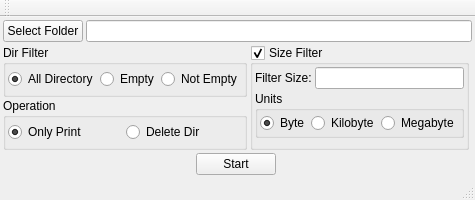
<?xml version="1.0" encoding="UTF-8"?>
<ui version="4.0">
 <class>FolderHelperClass</class>
 <widget class="QMainWindow" name="FolderHelperClass">
  <property name="geometry">
   <rect>
    <x>0</x>
    <y>0</y>
    <width>430</width>
    <height>200</height>
   </rect>
  </property>
  <property name="windowTitle">
   <string>FolderHelper</string>
  </property>
  <widget class="QWidget" name="centralWidget">
   <layout class="QGridLayout" name="gridLayout_2">
    <property name="leftMargin">
     <number>3</number>
    </property>
    <property name="topMargin">
     <number>3</number>
    </property>
    <property name="rightMargin">
     <number>3</number>
    </property>
    <property name="bottomMargin">
     <number>3</number>
    </property>
    <property name="spacing">
     <number>2</number>
    </property>
    <item row="0" column="0">
     <layout class="QGridLayout" name="gridLayout">
      <property name="spacing">
       <number>3</number>
      </property>
      <item row="0" column="0" colspan="2">
       <layout class="QHBoxLayout" name="horizontalLayout">
        <property name="spacing">
         <number>3</number>
        </property>
        <item>
         <widget class="QPushButton" name="pushButtonSelectFolder">
          <property name="text">
           <string>Select Folder</string>
          </property>
         </widget>
        </item>
        <item>
         <widget class="QLineEdit" name="lineEditSelectFolder"/>
        </item>
       </layout>
      </item>
      <item row="1" column="0">
       <layout class="QHBoxLayout" name="horizontalLayout_7">
        <property name="spacing">
         <number>3</number>
        </property>
        <item>
         <layout class="QVBoxLayout" name="verticalLayout">
          <property name="spacing">
           <number>1</number>
          </property>
          <item>
           <widget class="QGroupBox" name="groupBox">
            <property name="title">
             <string>Dir Filter</string>
            </property>
            <layout class="QHBoxLayout" name="horizontalLayout_5">
             <property name="spacing">
              <number>2</number>
             </property>
             <property name="leftMargin">
              <number>2</number>
             </property>
             <property name="topMargin">
              <number>2</number>
             </property>
             <property name="rightMargin">
              <number>2</number>
             </property>
             <property name="bottomMargin">
              <number>2</number>
             </property>
             <item>
              <widget class="QRadioButton" name="radioButtonAllDir">
               <property name="text">
                <string>All Directory</string>
               </property>
               <property name="checked">
                <bool>true</bool>
               </property>
              </widget>
             </item>
             <item>
              <widget class="QRadioButton" name="radioButtonEmpty">
               <property name="text">
                <string>Empty</string>
               </property>
              </widget>
             </item>
             <item>
              <widget class="QRadioButton" name="radioButtonNotEmpty">
               <property name="text">
                <string>Not Empty</string>
               </property>
              </widget>
             </item>
            </layout>
           </widget>
          </item>
          <item>
           <widget class="QGroupBox" name="groupBox_3">
            <property name="title">
             <string>Operation</string>
            </property>
            <layout class="QHBoxLayout" name="horizontalLayout_4">
             <property name="spacing">
              <number>2</number>
             </property>
             <property name="leftMargin">
              <number>2</number>
             </property>
             <property name="topMargin">
              <number>2</number>
             </property>
             <property name="rightMargin">
              <number>2</number>
             </property>
             <property name="bottomMargin">
              <number>2</number>
             </property>
             <item>
              <widget class="QRadioButton" name="radioButtonPrint">
               <property name="text">
                <string>Only Print</string>
               </property>
               <property name="checked">
                <bool>true</bool>
               </property>
              </widget>
             </item>
             <item>
              <widget class="QRadioButton" name="radioButtonDelete">
               <property name="text">
                <string>Delete Dir</string>
               </property>
              </widget>
             </item>
            </layout>
           </widget>
          </item>
         </layout>
        </item>
        <item>
         <widget class="QGroupBox" name="groupBox_4">
          <property name="title">
           <string>Size Filter</string>
          </property>
          <property name="checkable">
           <bool>true</bool>
          </property>
          <layout class="QFormLayout" name="formLayout">
           <property name="horizontalSpacing">
            <number>2</number>
           </property>
           <property name="verticalSpacing">
            <number>2</number>
           </property>
           <property name="leftMargin">
            <number>2</number>
           </property>
           <property name="topMargin">
            <number>2</number>
           </property>
           <property name="rightMargin">
            <number>2</number>
           </property>
           <property name="bottomMargin">
            <number>2</number>
           </property>
           <item row="0" column="0" colspan="2">
            <layout class="QHBoxLayout" name="horizontalLayout_3">
             <property name="spacing">
              <number>3</number>
             </property>
             <item>
              <widget class="QLabel" name="label">
               <property name="text">
                <string>Filter Size:</string>
               </property>
              </widget>
             </item>
             <item>
              <widget class="QLineEdit" name="lineEditFilterSize"/>
             </item>
            </layout>
           </item>
           <item row="1" column="0">
            <widget class="QGroupBox" name="groupBox_2">
             <property name="title">
              <string>Units</string>
             </property>
             <layout class="QHBoxLayout" name="horizontalLayout_2">
              <property name="spacing">
               <number>2</number>
              </property>
              <property name="leftMargin">
               <number>2</number>
              </property>
              <property name="topMargin">
               <number>2</number>
              </property>
              <property name="rightMargin">
               <number>2</number>
              </property>
              <property name="bottomMargin">
               <number>2</number>
              </property>
              <item>
               <widget class="QRadioButton" name="radioButtonByte">
                <property name="text">
                 <string>Byte</string>
                </property>
                <property name="checked">
                 <bool>true</bool>
                </property>
               </widget>
              </item>
              <item>
               <widget class="QRadioButton" name="radioButtonKiloByte">
                <property name="text">
                 <string>Kilobyte</string>
                </property>
               </widget>
              </item>
              <item>
               <widget class="QRadioButton" name="radioButtonMegaByte">
                <property name="text">
                 <string>Megabyte</string>
                </property>
               </widget>
              </item>
             </layout>
            </widget>
           </item>
          </layout>
         </widget>
        </item>
       </layout>
      </item>
      <item row="2" column="0">
       <layout class="QHBoxLayout" name="horizontalLayout_6">
        <property name="spacing">
         <number>2</number>
        </property>
        <item>
         <spacer name="horizontalSpacer">
          <property name="orientation">
           <enum>Qt::Horizontal</enum>
          </property>
          <property name="sizeHint" stdset="0">
           <size>
            <width>40</width>
            <height>20</height>
           </size>
          </property>
         </spacer>
        </item>
        <item>
         <widget class="QPushButton" name="pushButtonStart">
          <property name="text">
           <string>Start</string>
          </property>
         </widget>
        </item>
        <item>
         <spacer name="horizontalSpacer_3">
          <property name="orientation">
           <enum>Qt::Horizontal</enum>
          </property>
          <property name="sizeHint" stdset="0">
           <size>
            <width>40</width>
            <height>20</height>
           </size>
          </property>
         </spacer>
        </item>
       </layout>
      </item>
     </layout>
    </item>
   </layout>
  </widget>
  <widget class="QMenuBar" name="menuBar">
   <property name="geometry">
    <rect>
     <x>0</x>
     <y>0</y>
     <width>430</width>
     <height>21</height>
    </rect>
   </property>
  </widget>
  <widget class="QToolBar" name="mainToolBar">
   <attribute name="toolBarArea">
    <enum>TopToolBarArea</enum>
   </attribute>
   <attribute name="toolBarBreak">
    <bool>false</bool>
   </attribute>
  </widget>
  <widget class="QStatusBar" name="statusBar"/>
 </widget>
 <layoutdefault spacing="6" margin="11"/>
 <resources>
  <include location="folderhelper.qrc"/>
 </resources>
 <connections/>
</ui>
